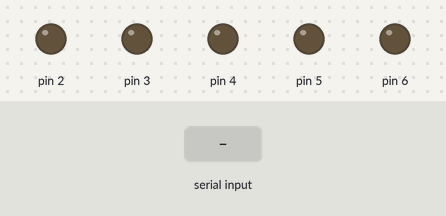
This sketch was run on a simulated Arduino Uno, built with avr-gcc and run on an emulated ATmega328P. Shown: output pins drawn as LEDs (lit = HIGH). The inputs (shaded band) are chosen by the test bench.

Above: at 1.2 s.
1.3 s: "90,45\n" received over Serial
At 2.6 s:
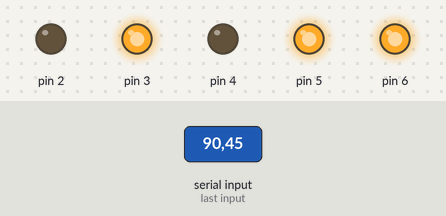
2.9 s: "30,150\n" received over Serial
At 3.4 s:
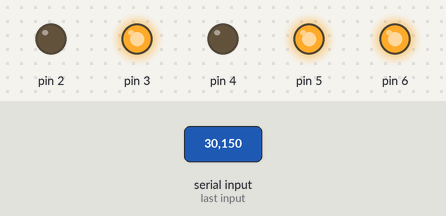
Timing chart, 0 to 5.9 s (numbered marks = the images above; inputs shaded):
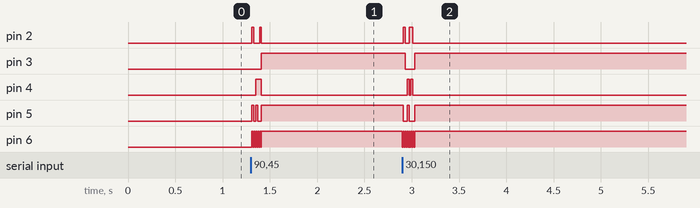

The sketch:

led_display.ino
```cpp
void setup()
{
  pinMode(2, OUTPUT);
  pinMode(3, OUTPUT);
  pinMode(4, OUTPUT);
  pinMode(5, OUTPUT);
  pinMode(6, OUTPUT);
  Serial.begin(9600);
}

int income=0;

void loop()
{

   if (Serial.available()>0)
  {
  income=Serial.read();
  income=income-'0';
  digitalWrite(6,LOW);
  delay(10);
  set_pin(2,income&1);
  set_pin(3,(income>>1)&1);
  set_pin(4,(income>>2)&1);
  set_pin(5,(income>>3)&1);
  digitalWrite(6,HIGH);
  delay(10);
  }
}

void set_pin(int p,int v)
{

  if(v!=0)
  {
    digitalWrite(p,HIGH);
  }
  else
  {
     digitalWrite(p,LOW);
  }
}
```

Measured:
- after the input at 1.3 s, pin 2: alternates HIGH for 0.02 s and LOW for 0.06 s, 4 changes in all, then stays LOW, starting at once; pin 3: LOW → HIGH after 0.11 s
- after the input at 2.9 s, pin 2: alternates HIGH for 0.03 s and LOW for 0.04 s, 4 changes in all, then stays LOW, starting at once; pin 3: HIGH → LOW at once, → HIGH 0.10 s later
